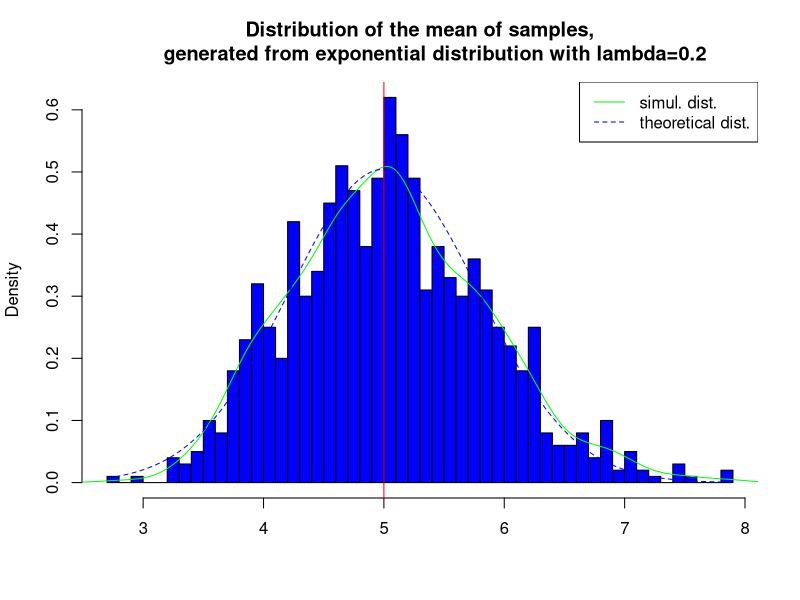
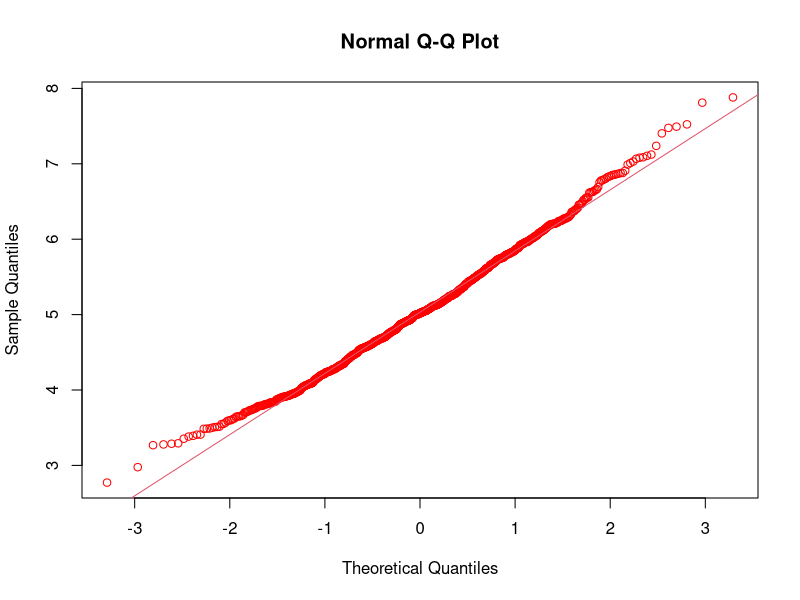

Reproduce these figures in R, in order.
## ---- chunk 1
library(ggplot2)

# Set a seed
set.seed(10)
lambda <- 0.2
# Generating 1000 simulations with 40 samples 
sample_size <- 40
simulations <- 1000

# Storing the 1000 simulations output
simulated_exponentials <- matrix(rexp(simulations*sample_size, rate=lambda), simulations, sample_size)
# Getting the average of 40 exponentials from the simulations
row_means <- rowMeans(simulated_exponentials)
## ---- chunk 2
# output the mean of distribution of averages of 40 exponentials
mean(row_means)
# output the mean from analytical expression
1/lambda
## ---- chunk 3
# plot the histogram of averages
hist(row_means, breaks=50, prob=TRUE,
     main="Distribution of the mean of samples,
     generated from exponential distribution with lambda=0.2",
     xlab="", col="blue")
# plot the density of the mean of samples
lines(density(row_means), col="green")

# Plot the theoretical center of distribution
abline(v=1/lambda, col="red")
# theoretical density of the averages of samples
xfit <- seq(min(row_means), max(row_means), length=100)
yfit <- dnorm(xfit, mean=1/lambda, sd=(1/lambda/sqrt(sample_size)))
lines(xfit, yfit, pch=22, col="blue", lty=2)

# add legend
legend('topright', c("simul. dist.", "theoretical dist."), lty=c(1,2), col=c("green", "blue"))
## ---- chunk 4
# Calculate the standard deviation of mean of 40 exponentials
sd(row_means)
# Calculate the standard deviation from theoretical distribution expression
(1/lambda)/sqrt(sample_size)

# Calculate the Variance of the sample mean
var(row_means)
# Calculate the theoretical variance of the distribution
1/((0.2*0.2) * 40)
## ---- chunk 5
# use qqplot and qqline to compare the distribution of averages of 40 exponentials to a normal distribution
qqnorm(row_means, col="red")
qqline(row_means, col = 2)
